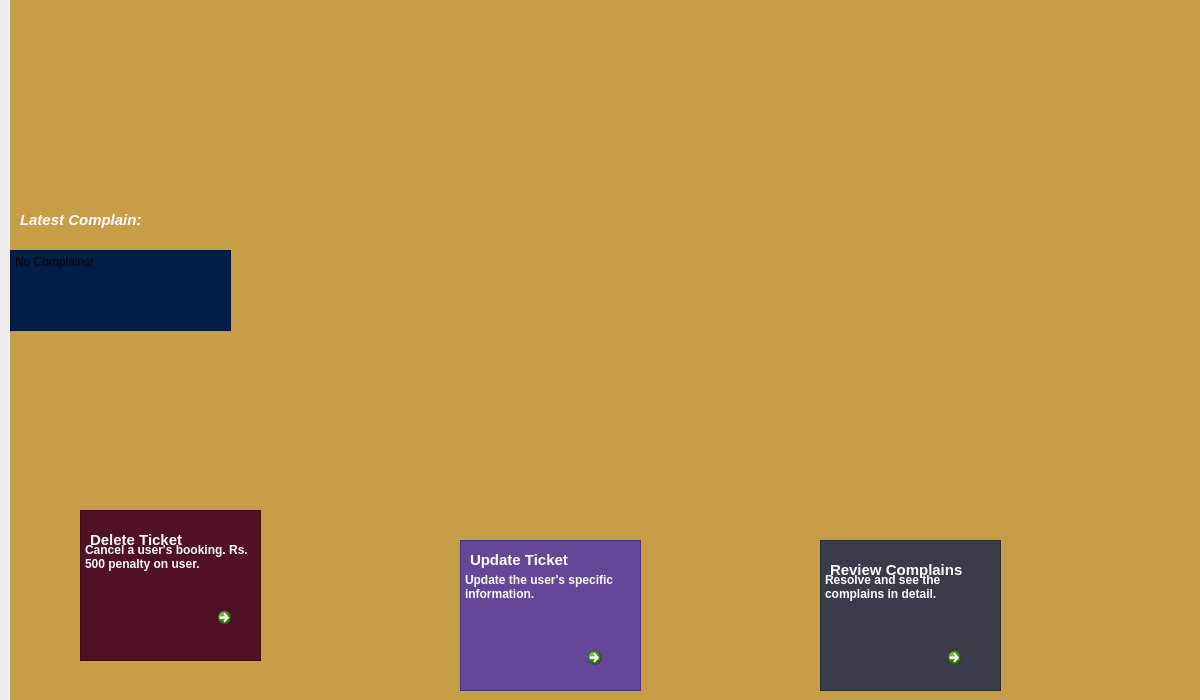
<?xml version="1.0" encoding="UTF-8"?>
<ui version="4.0">
 <class>adminmenu</class>
 <widget class="QMainWindow" name="adminmenu">
  <property name="geometry">
   <rect>
    <x>0</x>
    <y>0</y>
    <width>1200</width>
    <height>700</height>
   </rect>
  </property>
  <property name="windowTitle">
   <string>ADMIN PORTAL</string>
  </property>
  <widget class="QWidget" name="centralwidget">
   <widget class="QCommandLinkButton" name="commandLinkButton">
    <property name="geometry">
     <rect>
      <x>580</x>
      <y>640</y>
      <width>61</width>
      <height>51</height>
     </rect>
    </property>
    <property name="cursor">
     <cursorShape>PointingHandCursor</cursorShape>
    </property>
    <property name="text">
     <string/>
    </property>
    <property name="iconSize">
     <size>
      <width>45</width>
      <height>100</height>
     </size>
    </property>
   </widget>
   <widget class="QCommandLinkButton" name="commandLinkButton_2">
    <property name="geometry">
     <rect>
      <x>210</x>
      <y>600</y>
      <width>51</width>
      <height>61</height>
     </rect>
    </property>
    <property name="font">
     <font>
      <pointsize>13</pointsize>
     </font>
    </property>
    <property name="cursor">
     <cursorShape>PointingHandCursor</cursorShape>
    </property>
    <property name="styleSheet">
     <string notr="true"/>
    </property>
    <property name="text">
     <string/>
    </property>
    <property name="iconSize">
     <size>
      <width>45</width>
      <height>100</height>
     </size>
    </property>
   </widget>
   <widget class="QLabel" name="label">
    <property name="geometry">
     <rect>
      <x>10</x>
      <y>-80</y>
      <width>1201</width>
      <height>821</height>
     </rect>
    </property>
    <property name="styleSheet">
     <string notr="true">
background-color: rgb(200, 157, 71);</string>
    </property>
    <property name="text">
     <string/>
    </property>
    <property name="scaledContents">
     <bool>false</bool>
    </property>
   </widget>
   <widget class="QLabel" name="label_4">
    <property name="geometry">
     <rect>
      <x>90</x>
      <y>530</y>
      <width>131</width>
      <height>20</height>
     </rect>
    </property>
    <property name="font">
     <font>
      <family>Leelawadee UI</family>
      <pointsize>11</pointsize>
      <bold>true</bold>
     </font>
    </property>
    <property name="styleSheet">
     <string notr="true">color: rgb(255, 255, 255);</string>
    </property>
    <property name="text">
     <string>Delete Ticket</string>
    </property>
   </widget>
   <widget class="QTextBrowser" name="textBrowser">
    <property name="geometry">
     <rect>
      <x>80</x>
      <y>510</y>
      <width>181</width>
      <height>151</height>
     </rect>
    </property>
    <property name="styleSheet">
     <string notr="true">background-color: rgb(80, 17, 36);</string>
    </property>
    <property name="html">
     <string>&lt;!DOCTYPE HTML PUBLIC &quot;-//W3C//DTD HTML 4.0//EN&quot; &quot;http://www.w3.org/TR/REC-html40/strict.dtd&quot;&gt;
&lt;html&gt;&lt;head&gt;&lt;meta name=&quot;qrichtext&quot; content=&quot;1&quot; /&gt;&lt;meta charset=&quot;utf-8&quot; /&gt;&lt;style type=&quot;text/css&quot;&gt;
p, li { white-space: pre-wrap; }
hr { height: 1px; border-width: 0; }
li.unchecked::marker { content: &quot;\2610&quot;; }
li.checked::marker { content: &quot;\2612&quot;; }
&lt;/style&gt;&lt;/head&gt;&lt;body style=&quot; font-family:'Segoe UI'; font-size:9pt; font-weight:400; font-style:normal;&quot;&gt;
&lt;p style=&quot;-qt-paragraph-type:empty; margin-top:0px; margin-bottom:0px; margin-left:0px; margin-right:0px; -qt-block-indent:0; text-indent:0px; font-family:'Palatino Linotype';&quot;&gt;&lt;br /&gt;&lt;/p&gt;
&lt;p style=&quot;-qt-paragraph-type:empty; margin-top:0px; margin-bottom:0px; margin-left:0px; margin-right:0px; -qt-block-indent:0; text-indent:0px; font-family:'Palatino Linotype'; font-weight:700; color:#f9f9f9;&quot;&gt;&lt;br /&gt;&lt;/p&gt;
&lt;p style=&quot; margin-top:0px; margin-bottom:0px; margin-left:0px; margin-right:0px; -qt-block-indent:0; text-indent:0px;&quot;&gt;&lt;span style=&quot; font-family:'Palatino Linotype'; font-weight:700; color:#f9f9f9;&quot;&gt;Cancel a user's booking. Rs.500 penalty on user.&lt;/span&gt;&lt;/p&gt;&lt;/body&gt;&lt;/html&gt;</string>
    </property>
   </widget>
   <widget class="QCommandLinkButton" name="commandLinkButton_3">
    <property name="geometry">
     <rect>
      <x>940</x>
      <y>640</y>
      <width>61</width>
      <height>51</height>
     </rect>
    </property>
    <property name="cursor">
     <cursorShape>PointingHandCursor</cursorShape>
    </property>
    <property name="text">
     <string/>
    </property>
    <property name="iconSize">
     <size>
      <width>45</width>
      <height>100</height>
     </size>
    </property>
   </widget>
   <widget class="QLabel" name="label_5">
    <property name="geometry">
     <rect>
      <x>20</x>
      <y>210</y>
      <width>171</width>
      <height>20</height>
     </rect>
    </property>
    <property name="font">
     <font>
      <family>Leelawadee UI</family>
      <pointsize>11</pointsize>
      <italic>true</italic>
      <bold>true</bold>
     </font>
    </property>
    <property name="styleSheet">
     <string notr="true">color: rgb(255, 255, 255);</string>
    </property>
    <property name="text">
     <string>Latest Complain: </string>
    </property>
   </widget>
   <widget class="QTextEdit" name="textEdit">
    <property name="geometry">
     <rect>
      <x>10</x>
      <y>250</y>
      <width>221</width>
      <height>81</height>
     </rect>
    </property>
    <property name="styleSheet">
     <string notr="true">background-color: rgb(1, 30, 72);</string>
    </property>
    <property name="html">
     <string>&lt;!DOCTYPE HTML PUBLIC &quot;-//W3C//DTD HTML 4.0//EN&quot; &quot;http://www.w3.org/TR/REC-html40/strict.dtd&quot;&gt;
&lt;html&gt;&lt;head&gt;&lt;meta name=&quot;qrichtext&quot; content=&quot;1&quot; /&gt;&lt;meta charset=&quot;utf-8&quot; /&gt;&lt;style type=&quot;text/css&quot;&gt;
p, li { white-space: pre-wrap; }
hr { height: 1px; border-width: 0; }
li.unchecked::marker { content: &quot;\2610&quot;; }
li.checked::marker { content: &quot;\2612&quot;; }
&lt;/style&gt;&lt;/head&gt;&lt;body style=&quot; font-family:'Segoe UI'; font-size:9pt; font-weight:400; font-style:normal;&quot;&gt;
&lt;p style=&quot; margin-top:0px; margin-bottom:0px; margin-left:0px; margin-right:0px; -qt-block-indent:0; text-indent:0px;&quot;&gt;No Complains!&lt;/p&gt;&lt;/body&gt;&lt;/html&gt;</string>
    </property>
   </widget>
   <widget class="QLabel" name="label_7">
    <property name="geometry">
     <rect>
      <x>470</x>
      <y>550</y>
      <width>131</width>
      <height>20</height>
     </rect>
    </property>
    <property name="font">
     <font>
      <family>Leelawadee UI</family>
      <pointsize>11</pointsize>
      <bold>true</bold>
     </font>
    </property>
    <property name="styleSheet">
     <string notr="true">color: rgb(255, 255, 255);</string>
    </property>
    <property name="text">
     <string>Update Ticket</string>
    </property>
   </widget>
   <widget class="QLabel" name="label_10">
    <property name="geometry">
     <rect>
      <x>830</x>
      <y>560</y>
      <width>161</width>
      <height>20</height>
     </rect>
    </property>
    <property name="font">
     <font>
      <family>Leelawadee UI</family>
      <pointsize>11</pointsize>
      <bold>true</bold>
     </font>
    </property>
    <property name="styleSheet">
     <string notr="true">color: rgb(255, 255, 255);</string>
    </property>
    <property name="text">
     <string>Review Complains</string>
    </property>
   </widget>
   <widget class="QTextBrowser" name="textBrowser_2">
    <property name="geometry">
     <rect>
      <x>820</x>
      <y>540</y>
      <width>181</width>
      <height>151</height>
     </rect>
    </property>
    <property name="styleSheet">
     <string notr="true">background-color: rgb(59, 59, 76);</string>
    </property>
    <property name="html">
     <string>&lt;!DOCTYPE HTML PUBLIC &quot;-//W3C//DTD HTML 4.0//EN&quot; &quot;http://www.w3.org/TR/REC-html40/strict.dtd&quot;&gt;
&lt;html&gt;&lt;head&gt;&lt;meta name=&quot;qrichtext&quot; content=&quot;1&quot; /&gt;&lt;meta charset=&quot;utf-8&quot; /&gt;&lt;style type=&quot;text/css&quot;&gt;
p, li { white-space: pre-wrap; }
hr { height: 1px; border-width: 0; }
li.unchecked::marker { content: &quot;\2610&quot;; }
li.checked::marker { content: &quot;\2612&quot;; }
&lt;/style&gt;&lt;/head&gt;&lt;body style=&quot; font-family:'Segoe UI'; font-size:9pt; font-weight:400; font-style:normal;&quot;&gt;
&lt;p style=&quot;-qt-paragraph-type:empty; margin-top:0px; margin-bottom:0px; margin-left:0px; margin-right:0px; -qt-block-indent:0; text-indent:0px; font-family:'Palatino Linotype';&quot;&gt;&lt;br /&gt;&lt;/p&gt;
&lt;p style=&quot;-qt-paragraph-type:empty; margin-top:0px; margin-bottom:0px; margin-left:0px; margin-right:0px; -qt-block-indent:0; text-indent:0px; font-family:'Palatino Linotype'; font-weight:700; color:#fdfdfd;&quot;&gt;&lt;br /&gt;&lt;/p&gt;
&lt;p style=&quot; margin-top:0px; margin-bottom:0px; margin-left:0px; margin-right:0px; -qt-block-indent:0; text-indent:0px;&quot;&gt;&lt;span style=&quot; font-family:'Palatino Linotype'; font-weight:700; color:#fdfdfd;&quot;&gt;Resolve and see the complains in detail.&lt;/span&gt;&lt;/p&gt;&lt;/body&gt;&lt;/html&gt;</string>
    </property>
   </widget>
   <widget class="QTextBrowser" name="textBrowser_3">
    <property name="geometry">
     <rect>
      <x>460</x>
      <y>540</y>
      <width>181</width>
      <height>151</height>
     </rect>
    </property>
    <property name="styleSheet">
     <string notr="true">background-color: rgb(100, 71, 153);</string>
    </property>
    <property name="html">
     <string>&lt;!DOCTYPE HTML PUBLIC &quot;-//W3C//DTD HTML 4.0//EN&quot; &quot;http://www.w3.org/TR/REC-html40/strict.dtd&quot;&gt;
&lt;html&gt;&lt;head&gt;&lt;meta name=&quot;qrichtext&quot; content=&quot;1&quot; /&gt;&lt;meta charset=&quot;utf-8&quot; /&gt;&lt;style type=&quot;text/css&quot;&gt;
p, li { white-space: pre-wrap; }
hr { height: 1px; border-width: 0; }
li.unchecked::marker { content: &quot;\2610&quot;; }
li.checked::marker { content: &quot;\2612&quot;; }
&lt;/style&gt;&lt;/head&gt;&lt;body style=&quot; font-family:'Segoe UI'; font-size:9pt; font-weight:400; font-style:normal;&quot;&gt;
&lt;p style=&quot;-qt-paragraph-type:empty; margin-top:0px; margin-bottom:0px; margin-left:0px; margin-right:0px; -qt-block-indent:0; text-indent:0px; font-family:'Palatino Linotype';&quot;&gt;&lt;br /&gt;&lt;/p&gt;
&lt;p style=&quot;-qt-paragraph-type:empty; margin-top:0px; margin-bottom:0px; margin-left:0px; margin-right:0px; -qt-block-indent:0; text-indent:0px; font-family:'Palatino Linotype'; font-weight:700; color:#fafafa;&quot;&gt;&lt;br /&gt;&lt;/p&gt;
&lt;p style=&quot; margin-top:0px; margin-bottom:0px; margin-left:0px; margin-right:0px; -qt-block-indent:0; text-indent:0px;&quot;&gt;&lt;span style=&quot; font-family:'Palatino Linotype'; font-weight:700; color:#fafafa;&quot;&gt;Update the user's specific information.&lt;/span&gt;&lt;/p&gt;&lt;/body&gt;&lt;/html&gt;</string>
    </property>
   </widget>
   <zorder>label</zorder>
   <zorder>label_5</zorder>
   <zorder>textEdit</zorder>
   <zorder>textBrowser_2</zorder>
   <zorder>textBrowser_3</zorder>
   <zorder>textBrowser</zorder>
   <zorder>label_4</zorder>
   <zorder>label_7</zorder>
   <zorder>label_10</zorder>
   <zorder>commandLinkButton_2</zorder>
   <zorder>commandLinkButton_3</zorder>
   <zorder>commandLinkButton</zorder>
  </widget>
 </widget>
 <resources/>
 <connections/>
</ui>
